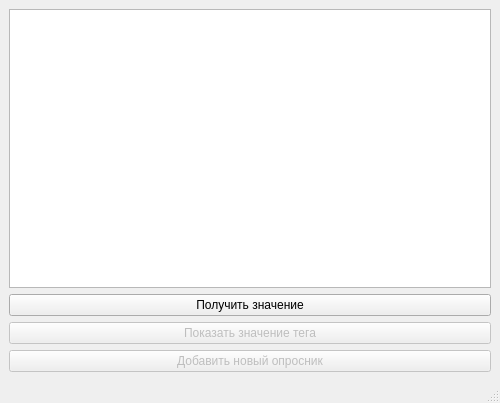
<?xml version="1.0" encoding="UTF-8"?>
<ui version="4.0">
 <class>MainWindow</class>
 <widget class="QMainWindow" name="MainWindow">
  <property name="geometry">
   <rect>
    <x>0</x>
    <y>0</y>
    <width>500</width>
    <height>403</height>
   </rect>
  </property>
  <property name="windowTitle">
   <string>SurveysCreationTool(CST)</string>
  </property>
  <widget class="QWidget" name="centralwidget">
   <layout class="QVBoxLayout" name="verticalLayout_2">
    <item>
     <layout class="QVBoxLayout" name="verticalLayout">
      <item>
       <widget class="QTreeView" name="xml_trView"/>
      </item>
     </layout>
    </item>
    <item>
     <widget class="QPushButton" name="getValue_btn">
      <property name="text">
       <string>Получить значение</string>
      </property>
     </widget>
    </item>
    <item>
     <widget class="QPushButton" name="obtainSel_btn">
      <property name="enabled">
       <bool>false</bool>
      </property>
      <property name="text">
       <string>Показать значение тега</string>
      </property>
     </widget>
    </item>
    <item>
     <widget class="QPushButton" name="insertQsre_btn">
      <property name="enabled">
       <bool>false</bool>
      </property>
      <property name="text">
       <string>Добавить новый опросник</string>
      </property>
     </widget>
    </item>
   </layout>
  </widget>
  <widget class="QMenuBar" name="menubar">
   <property name="geometry">
    <rect>
     <x>0</x>
     <y>0</y>
     <width>500</width>
     <height>25</height>
    </rect>
   </property>
  </widget>
  <widget class="QStatusBar" name="statusbar"/>
 </widget>
 <resources/>
 <connections/>
</ui>
